Frame 1 (no input): blank canvas, image omitted
Frame 60 (the mouse pressed at the canvas centre just before this capture): blank canvas, image omitted
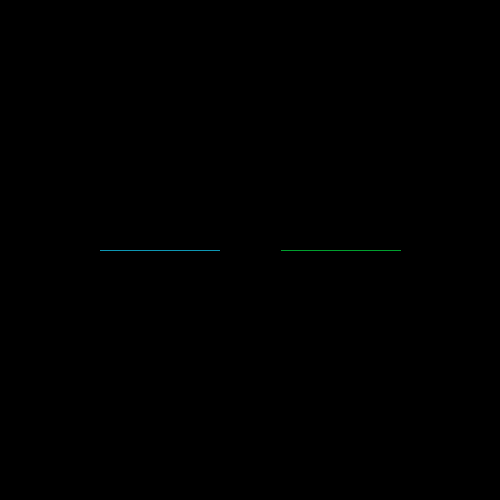
Frame 120 (the mouse held since frame 60 and released just before this capture)

The Processing sketch whose frames 1 and 60 were blank and that drew this single picture after the mouse press (run headless with seeded random() and noise(); from frame 60 on, the mouse is pressed at the canvas centre):

// Processing sketch: processing_78054
// ── processing_78054.pde

//Alex Lim, CP1 mods 4/5, Tron
//www.dizbalex.webs.com
int x = 100;
int y = 250;
int direction = RIGHT;
int compX = 400;
int compY = 250;
int compDir = LEFT;
boolean LOSE = false;
void setup()
{
  size(500,500);
  background(0);
  textSize (30); 
}
void draw()
{
if (LOSE == false)
  {
    player ();
    comp ();
    }
  }
void player ()
{
  if(get(x,y) != color(0,0,0))
  {
      LOSE = true; 
      text("YOU LOSE", 250, 250);
  }
  stroke(18, 213, 254);
  point(x,y);
  if(direction == RIGHT)
  {
    x++;
  }
  else if(direction == LEFT)
  {
    x--;
  }
  else if(direction == UP)
  {
    y--;
  }
  else if(direction == DOWN)
  {
    y++;
  }
}
void keyPressed()
{
  if(key == 'w')
  {
    direction = UP;
  }
  else if(key == 's')
  {
    direction = DOWN;
  }
  else if(key == 'a')
  {
    direction = LEFT;
  }
  else if(key == 'd')
  {
    direction = RIGHT;
  }
}
void comp ()
{
  stroke (0, 224, 65);
  point (compX, compY);
  if (compDir == RIGHT)
  {
    compX++;
    if (get(compX+1, compY) != color (0,0,0))
    {
      compDir = DOWN;
    }
  }
  else if (compDir == DOWN)
  {
    compY++;
    if (get(compX, compY+1)!= color (0,0,0))
    {
      compDir = LEFT;
    }
  }
  else if (compDir == LEFT)
  {
    compX--;
    if (get(compX-1, compY) != color (0,0,0))
    {
      compDir = UP;
    }
  }
  else if (compDir == UP)
  {
    compY--;
    if (get(compX, compY-1) != color (0,0,0))
    {
      compDir = RIGHT;
    }
    if (get(compX, compY) != color (0,0,0))
    {
    LOSE = true;
    text("YOU WIN", 250, 250);
    }
  }
}
